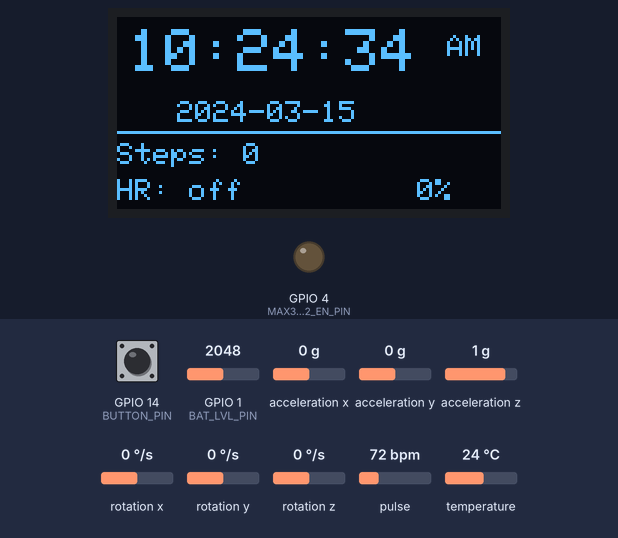
Bench run of a sketch on a simulated ESP32-S3. On the bench: 128×64 one-colour display, output pins drawn as LEDs (lit = HIGH). Inputs (shaded band) come from the test bench; at power-on: GPIO 14 (BUTTON_PIN) HIGH, pulse 72 bpm, GPIO 1 (BAT_LVL_PIN) = 2048, acceleration x 0 g, acceleration y 0 g, acceleration z 1 g, rotation x 0 °/s, rotation y 0 °/s, rotation z 0 °/s, temperature 24 °C. WiFi joins after 1.5 s; servers stay silent unless stated; the local clock reads 2024-03-15 10:24:30 at power-on unless the sketch sets it; what the sketch prints to the serial monitor is not drawn.

Above: at 5.0 s.
5.1 s: GPIO 14 (BUTTON_PIN) pulled LOW for 0.15 s
At 6.3 s:
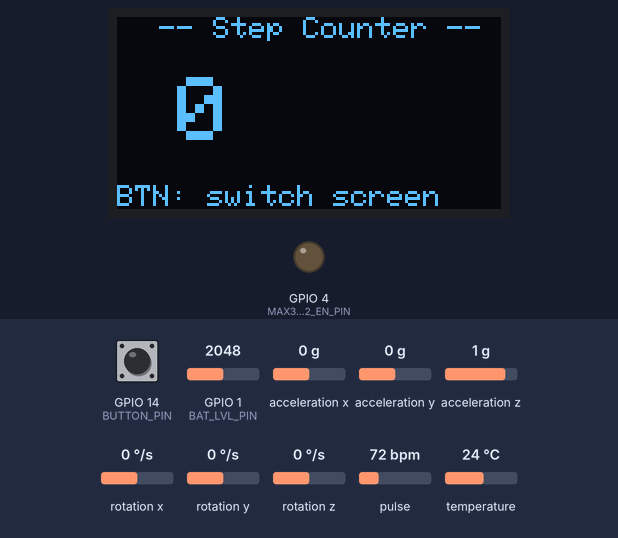
6.7 s: GPIO 14 (BUTTON_PIN) pulled LOW for 1 s
At 8.9 s:
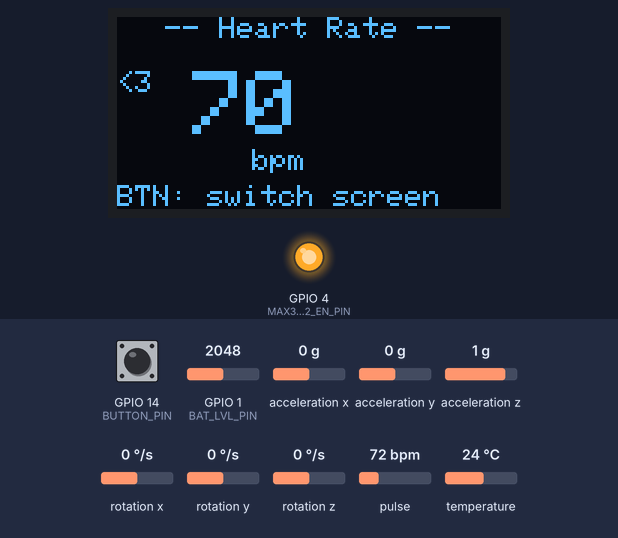
10.7 s: GPIO 14 (BUTTON_PIN) pulled LOW for 0.15 s
At 12.2 s:
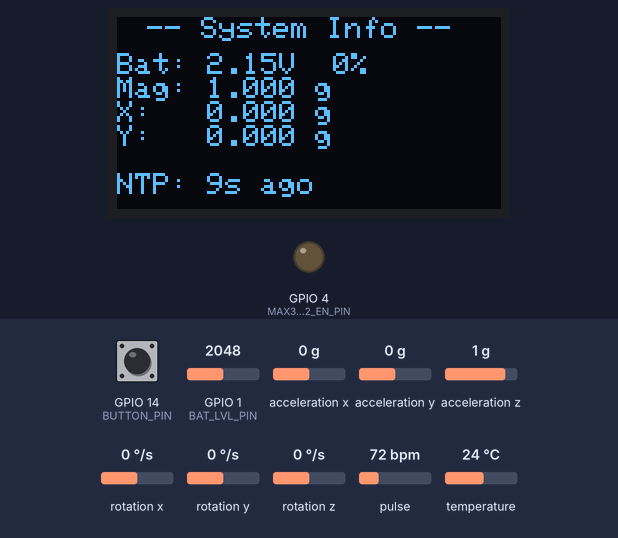
13.8 s: GPIO 14 (BUTTON_PIN) pulled LOW for 3.2 s
At 14.5 s:
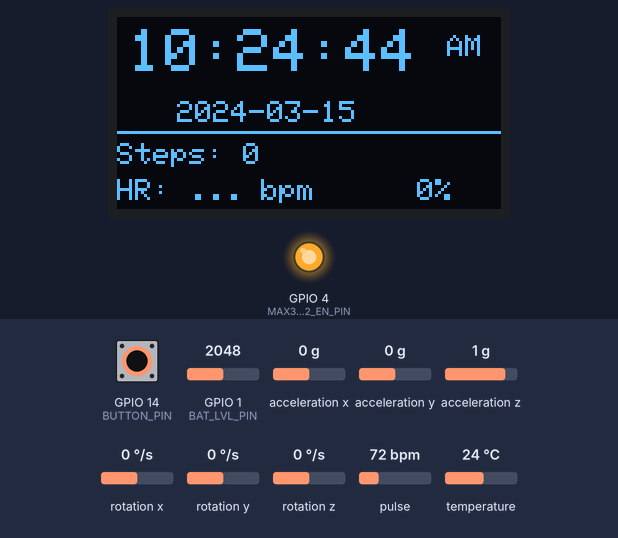
18.5 s: pulse set to 158 bpm
At 18.76 s:
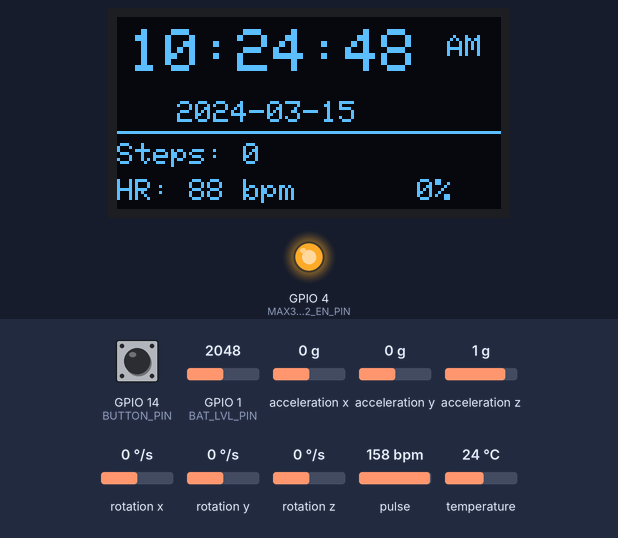
20.0 s: pulse set to 42 bpm
At 20.6 s:
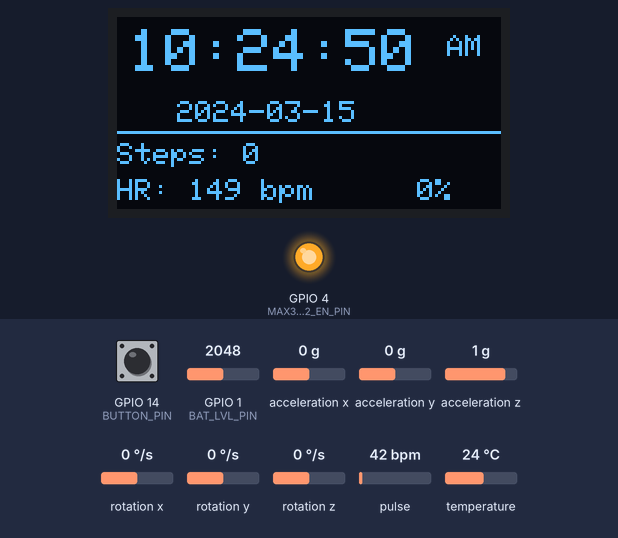
Timing chart, 0 to 22.6 s (numbered marks = the images above; inputs shaded):
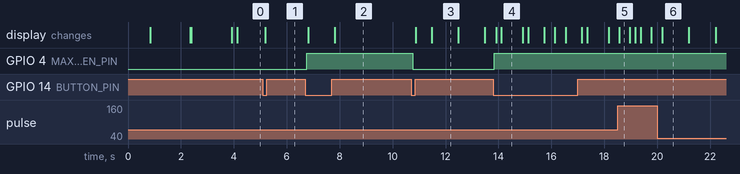

The sketch:

fitwatch_pcb_v1.ino
```cpp
// =====================================================
//  FitWatch PCB v1 Firmware
//  MCU:     ESP32-S3-WROOM-1-N16R8
//  Display: SSD1306 0.96" OLED (I2C 0x3C)
//  IMU:     MPU-6500 (I2C 0x69, AD0 HIGH)
//  HR:      MAX30102 (I2C 0x57)
//  Time:    NTP → ESP32-S3 internal RTC (no external RTC)
//  Power:   MAX30102 gated via RT9742 (GPIO4)
// =====================================================

#include <Wire.h>
#include <WiFi.h>
#include <time.h>

// OLED
#include <Adafruit_GFX.h>
#include <Adafruit_SSD1306.h>

// IMU
#include <Adafruit_MPU6050.h>
#include <Adafruit_Sensor.h>

// Heart rate
#include <MAX30105.h>
#include "heartRate.h"

// ─────────────────────────────────────────
//  WiFi credentials
// ─────────────────────────────────────────
const char* ssid     = "BillovousUpstairs";
const char* password = "Upstairs37";

// ─────────────────────────────────────────
//  NTP settings (Toronto EDT = UTC-4)
// ─────────────────────────────────────────
const char* ntpServer     = "pool.ntp.org";
const long  gmtOffset_sec = -14400;  // UTC-4 EDT
const int   daylightOffset = 0;

// ─────────────────────────────────────────
//  Pin assignments (ESP32-S3 PCB)
// ─────────────────────────────────────────
#define SDA_PIN          8   // I2C SDA
#define SCL_PIN          9   // I2C SCL
#define BUTTON_PIN      14   // Screen cycle button (active LOW)
#define MAX30102_EN_PIN  4   // RT9742 enable (HIGH = sensor on)
#define INT_HR_PIN       5   // MAX30102 interrupt
#define INT_IMU_PIN      6   // MPU-6500 interrupt
#define BAT_LVL_PIN      1   // Battery voltage divider (ADC1_CH6)

// ─────────────────────────────────────────
//  OLED (0x3C)
// ─────────────────────────────────────────
#define SCREEN_WIDTH  128
#define SCREEN_HEIGHT  64
#define OLED_RESET     -1
Adafruit_SSD1306 display(SCREEN_WIDTH, SCREEN_HEIGHT, &Wire, OLED_RESET);

// ─────────────────────────────────────────
//  IMU (0x69 — AD0 pulled HIGH on PCB)
// ─────────────────────────────────────────
Adafruit_MPU6050 mpu;

// ─────────────────────────────────────────
//  MAX30102 (0x57)
// ─────────────────────────────────────────
MAX30105 particleSensor;
bool hrSensorActive    = false;  // tracks whether sensor is powered

// Heart rate variables
const byte  HR_SAMPLE_SIZE  = 4;
byte        hrRates[HR_SAMPLE_SIZE];
byte        hrRateSpot      = 0;
long        lastBeatTime    = 0;
float       beatsPerMinute  = 0;
int         beatAvg         = 0;
bool        fingerDetected  = false;
const long  FINGER_THRESHOLD = 10000;
byte hrRateCount = 0;

// ─────────────────────────────────────────
//  Step counting
// ─────────────────────────────────────────
int           stepCount      = 0;
float         lastMagnitude  = 0;
bool          stepPending    = false;
const float   STEP_THRESHOLD = 1.8;   // g
const int     STEP_COOLDOWN  = 500;   // ms
unsigned long lastStepTime   = 0;

// ─────────────────────────────────────────
//  Midnight reset (using internal RTC)
// ─────────────────────────────────────────
int lastDay = -1;

// ─────────────────────────────────────────
//  NTP re-sync (every 24 hours)
// ─────────────────────────────────────────
unsigned long lastNTPSync = 0;
const unsigned long NTP_RESYNC_INTERVAL = 86400000UL; // 24 hours in ms

// ─────────────────────────────────────────
//  Battery
// ─────────────────────────────────────────
// Voltage divider: 330kΩ / 100kΩ → ratio 0.2325
const float DIVIDER_RATIO = 0.7674;
int batteryPercent = 0;

// ─────────────────────────────────────────
//  Button + screens
// ─────────────────────────────────────────
#define BUTTON_PIN      14
int currentScreen = 0;
// 0 = watch face
// 1 = steps
// 2 = heart rate
// 3 = battery + debug

// ─────────────────────────────────────────
//  Helper — leading zero
// ─────────────────────────────────────────
String padZero(int val) {
  return val < 10 ? "0" + String(val) : String(val);
}

// ─────────────────────────────────────────
//  Read battery voltage via ADC
// ─────────────────────────────────────────
float readBatteryVoltage() {
  pinMode(BAT_LVL_PIN, INPUT);
  analogSetPinAttenuation(BAT_LVL_PIN, ADC_11db);
  // Average 10 readings for stability
  int sum = 0;
  for (int i = 0; i < 10; i++) {
    sum += analogRead(BAT_LVL_PIN);
    delay(1);
  }
  float raw = sum / 10.0;
  float adcVoltage = (raw / 4095.0) * 3.3;
  float battVoltage = adcVoltage / DIVIDER_RATIO;
  return battVoltage;
}

void updateBatteryPercent() {
  float v = readBatteryVoltage();
  // 4.2V = 100%, 3.0V = 0%
  int pct = (int)((v - 3.0) / (4.2 - 3.0) * 100.0);
  batteryPercent = constrain(pct, 0, 100);
}

// ─────────────────────────────────────────
//  NTP sync → ESP32-S3 internal RTC
// ─────────────────────────────────────────
bool syncTimeFromNTP() {
  display.clearDisplay();
  display.setTextSize(1);
  display.setTextColor(SSD1306_WHITE);
  display.setCursor(0, 0);
  display.println("Connecting WiFi...");
  display.println(ssid);
  display.display();

  WiFi.begin(ssid, password);

  int attempts = 0;
  while (WiFi.status() != WL_CONNECTED && attempts < 20) {
    delay(500);
    attempts++;
  }

  if (WiFi.status() != WL_CONNECTED) {
    display.clearDisplay();
    display.setCursor(0, 0);
    display.println("WiFi failed.");
    display.println("No time sync.");
    display.display();
    delay(2000);
    WiFi.disconnect(true);
    WiFi.mode(WIFI_OFF);
    return false;
  }

  display.clearDisplay();
  display.setCursor(0, 0);
  display.println("WiFi connected!");
  display.println("Syncing time...");
  display.display();

  // Sync NTP → ESP32-S3 internal RTC
  configTime(gmtOffset_sec, daylightOffset, ntpServer);

  struct tm timeinfo;
  int timeout = 0;
  while (!getLocalTime(&timeinfo) && timeout < 10) {
    delay(1000);
    timeout++;
  }

  WiFi.disconnect(true);
  WiFi.mode(WIFI_OFF);

  if (timeout < 10) {
    lastNTPSync = millis();
    display.clearDisplay();
    display.setCursor(0, 0);
    display.println("Time synced!");
    display.printf("%02d:%02d:%02d",
      timeinfo.tm_hour,
      timeinfo.tm_min,
      timeinfo.tm_sec);
    display.display();
    delay(1500);
    return true;
  } else {
    display.clearDisplay();
    display.setCursor(0, 0);
    display.println("NTP timed out.");
    display.display();
    delay(1500);
    return false;
  }
}

// ─────────────────────────────────────────
//  Midnight reset using internal RTC
// ─────────────────────────────────────────
void checkMidnightReset() {
  struct tm timeinfo;
  if (!getLocalTime(&timeinfo)) return;  // skip if time not set

  if (lastDay == -1) {
    lastDay = timeinfo.tm_mday;
    return;
  }

  if (timeinfo.tm_mday != lastDay) {
    stepCount  = 0;
    beatAvg    = 0;
    lastDay    = timeinfo.tm_mday;
    Serial.println("Midnight reset — steps and HR cleared");
  }
}

// ─────────────────────────────────────────
//  MAX30102 power on/off via RT9742
// ─────────────────────────────────────────
void enableHeartSensor() {
  if (hrSensorActive) return;
  digitalWrite(MAX30102_EN_PIN, HIGH);  // enable RT9742
  delay(20);  // allow power to stabilize

  if (particleSensor.begin(Wire, I2C_SPEED_FAST)) {
    particleSensor.setup(20, 4, 2, 100, 411, 16384);
    particleSensor.setPulseAmplitudeRed(0x0A);
    particleSensor.setPulseAmplitudeGreen(0);

    // Prefill HR buffer
    for (byte i = 0; i < HR_SAMPLE_SIZE; i++) hrRates[i] = 0;
    hrRateSpot     = 0;
    beatAvg        = 0;
    beatsPerMinute = 0;
    fingerDetected = false;

    hrSensorActive = true;
    Serial.println("MAX30102 enabled");
  } else {
    Serial.println("MAX30102 failed to init after enable");
    digitalWrite(MAX30102_EN_PIN, LOW);
  }
}

void disableHeartSensor() {
  if (!hrSensorActive) return;
  particleSensor.shutDown();
  digitalWrite(MAX30102_EN_PIN, LOW);  // cut RT9742 power
  hrSensorActive = false;
  beatAvg        = 0;
  beatsPerMinute = 0;
  fingerDetected = false;
  Serial.println("MAX30102 disabled — power cut");
}

// ─────────────────────────────────────────
//  Heart rate — custom AC/DC peak detection
// ─────────────────────────────────────────
void updateHeartRate() {
  if (!hrSensorActive) return;

  long irValue = particleSensor.getIR();

  fingerDetected = irValue > FINGER_THRESHOLD;

  // No finger → reset measurement
  if (!fingerDetected) {
    beatAvg = 0;
    beatsPerMinute = 0;
    lastBeatTime = 0;
    hrRateSpot = 0;
    hrRateCount = 0;
    return;
  }

  // Check for heartbeat
  if (checkForBeat(irValue)) {
    unsigned long now = millis();

    // Ignore first beat because there is no previous beat
    if (lastBeatTime == 0) {
      lastBeatTime = now;
      return;
    }

    long delta = now - lastBeatTime;
    lastBeatTime = now;

    if (delta > 0) {
      beatsPerMinute = 60000.0 / delta;

      // Accept reasonable heart-rate measurements
      if (beatsPerMinute > 40 && beatsPerMinute < 200) {

        // Store newest real BPM
        hrRates[hrRateSpot] = (byte)beatsPerMinute;
        hrRateSpot = (hrRateSpot + 1) % HR_SAMPLE_SIZE;

        // Count valid measurements until buffer is full
        if (hrRateCount < HR_SAMPLE_SIZE) {
          hrRateCount++;
        }

        // Average only real measurements
        int sum = 0;

        for (byte i = 0; i < hrRateCount; i++) {
          sum += hrRates[i];
        }

        beatAvg = sum / hrRateCount;
      }
    }
  }
}

// ─────────────────────────────────────────
//  Step detection
// ─────────────────────────────────────────
void detectStep() {
  sensors_event_t a, g, temp;
  mpu.getEvent(&a, &g, &temp);

  float ax = a.acceleration.x / 9.81;
  float ay = a.acceleration.y / 9.81;
  float az = a.acceleration.z / 9.81;
  float magnitude = sqrt(ax*ax + ay*ay + az*az);

  unsigned long now = millis();

  if (magnitude > STEP_THRESHOLD && lastMagnitude <= STEP_THRESHOLD)
    stepPending = true;

  if (stepPending && magnitude < STEP_THRESHOLD) {
    if (now - lastStepTime > STEP_COOLDOWN) {
      stepCount++;
      lastStepTime = now;
      Serial.printf("Step! Total: %d  Mag: %.3f\n", stepCount, magnitude);
    }
    stepPending = false;
  }

  lastMagnitude = magnitude;
}

// ─────────────────────────────────────────
//  Screen 0 — Watch face
// ─────────────────────────────────────────
void drawWatchFace() {
  struct tm timeinfo;
  bool timeValid = getLocalTime(&timeinfo);

  display.clearDisplay();

  // Time
  display.setTextSize(2);
  display.setTextColor(SSD1306_WHITE);
  display.setCursor(4, 4);

  if (timeValid) {
    int hour12 = timeinfo.tm_hour % 12;
    if (hour12 == 0) hour12 = 12;
    String ampm = timeinfo.tm_hour < 12 ? "AM" : "PM";

    display.print(padZero(hour12));
    display.print(":");
    display.print(padZero(timeinfo.tm_min));
    display.print(":");
    display.print(padZero(timeinfo.tm_sec));

    display.setTextSize(1);
    display.setCursor(110, 6);
    display.print(ampm);

    // Date
    display.setCursor(20, 28);
    display.printf("%04d-%02d-%02d",
      timeinfo.tm_year + 1900,
      timeinfo.tm_mon + 1,
      timeinfo.tm_mday);
  } else {
    display.print("--:--:--");
    display.setTextSize(1);
    display.setCursor(0, 28);
    display.print("Time not set");
  }

  // Divider
  display.drawLine(0, 38, 127, 38, SSD1306_WHITE);

  // Steps
  display.setTextSize(1);
  display.setCursor(0, 42);
  display.print("Steps: ");
  display.print(stepCount);

  // Heart rate
  display.setCursor(0, 54);
  display.print("HR: ");
  if (!hrSensorActive) {
    display.print("off");
  } else if (!fingerDetected) {
    display.print("-- bpm");
  } else if (beatAvg == 0) {
    display.print("... bpm");
  } else {
    display.print(beatAvg);
    display.print(" bpm");
  }

  // Battery indicator top right
  display.setCursor(100, 54);
  display.print(batteryPercent);
  display.print("%");

  display.display();
}

// ─────────────────────────────────────────
//  Screen 1 — Step counter
// ─────────────────────────────────────────
void drawStepsScreen() {
  display.clearDisplay();
  display.setTextSize(1);
  display.setTextColor(SSD1306_WHITE);
  display.setCursor(14, 0);
  display.println("-- Step Counter --");

  display.setTextSize(3);
  display.setCursor(20, 20);
  display.print(stepCount);

  display.setTextSize(1);
  display.setCursor(0, 56);
  display.println("BTN: switch screen");
  display.display();
}

// ─────────────────────────────────────────
//  Screen 2 — Heart rate
// ─────────────────────────────────────────
void drawHeartRateScreen() {
  display.clearDisplay();
  display.setTextSize(1);
  display.setTextColor(SSD1306_WHITE);
  display.setCursor(16, 0);
  display.println("-- Heart Rate --");

  if (!hrSensorActive) {
    display.setCursor(20, 28);
    display.println("Sensor off");
  } else if (!fingerDetected) {
    display.setCursor(10, 25);
    display.println("Place finger on");
    display.setCursor(20, 37);
    display.println("the sensor");
  } else if (beatAvg == 0) {
    display.setCursor(20, 25);
    display.println("Measuring...");
    display.setCursor(10, 37);
    display.println("Hold still");
  } else {
    display.setTextSize(3);
    display.setCursor(25, 18);
    display.print(beatAvg);
    display.setTextSize(1);
    display.setCursor(45, 44);
    display.println("bpm");
    display.setCursor(0, 18);
    display.print("<3");
  }

  display.setCursor(0, 56);
  display.println("BTN: switch screen");
  display.display();
}

// ─────────────────────────────────────────
//  Screen 3 — Battery + system debug
// ─────────────────────────────────────────
void drawBatteryScreen() {
  sensors_event_t a, g, temp;
  mpu.getEvent(&a, &g, &temp);

  float ax  = a.acceleration.x / 9.81;
  float ay  = a.acceleration.y / 9.81;
  float az  = a.acceleration.z / 9.81;
  float mag = sqrt(ax*ax + ay*ay + az*az);
  float v   = readBatteryVoltage();

  display.clearDisplay();
  display.setTextSize(1);
  display.setTextColor(SSD1306_WHITE);
  display.setCursor(10, 0);
  display.println("-- System Info --");

  display.setCursor(0, 12);
  display.printf("Bat: %.2fV  %d%%\n", v, batteryPercent);
  display.printf("Mag: %.3f g\n", mag);
  display.printf("X:   %.3f g\n", ax);
  display.printf("Y:   %.3f g\n", ay);

  // Show time sync age
  unsigned long syncAge = (millis() - lastNTPSync) / 1000;
  display.setCursor(0, 52);
  if (lastNTPSync == 0) {
    display.print("NTP: never synced");
  } else {
    display.printf("NTP: %lus ago", syncAge);
  }

  display.display();
}

// ─────────────────────────────────────────
//  Periodic NTP re-sync (every 24 hours)
// ─────────────────────────────────────────
void checkNTPResync() {
  if (lastNTPSync == 0) return;  // never synced — don't try silently
  if (millis() - lastNTPSync < NTP_RESYNC_INTERVAL) return;

  Serial.println("24h NTP re-sync...");
  syncTimeFromNTP();
}

// ─────────────────────────────────────────
//  Setup
// ─────────────────────────────────────────
void setup() {
  Serial.begin(115200);

  // I2C on ESP32-S3 PCB pins
  Wire.begin(SDA_PIN, SCL_PIN);
  Wire.setClock(400000);  // 400kHz fast mode

  // MAX30102 power gate — start OFF
  pinMode(MAX30102_EN_PIN, OUTPUT);
  digitalWrite(MAX30102_EN_PIN, LOW);

  // Button
  pinMode(BUTTON_PIN, INPUT_PULLUP);

  // ── OLED ──
  if (!display.begin(SSD1306_SWITCHCAPVCC, 0x3C)) {
    Serial.println("OLED not found!");
    while (true);
  }
  display.clearDisplay();
  display.setTextColor(SSD1306_WHITE);
  display.setTextSize(1);
  display.setCursor(0, 0);
  display.println("FitWatch v1");
  display.println("Booting...");
  display.display();
  delay(500);

  // ── MPU-6500 (0x69) ──
  delay(250);
  mpu.begin(0x69);
  Wire.beginTransmission(0x69);
  byte error = Wire.endTransmission();
  if (error != 0) {
    Serial.println("MPU-6500 not found!");
    display.clearDisplay();
    display.setCursor(0, 0);
    display.println("MPU-6500 missing!");
    display.println("Check AD0 → 3.3V");
    display.display();
    while (true);
  }
  mpu.setAccelerometerRange(MPU6050_RANGE_2_G);
  mpu.setFilterBandwidth(MPU6050_BAND_21_HZ);
  Serial.println("MPU-6500 ready at 0x69");

  // ── NTP time sync ──
  // Internal RTC only — no external RTC chip on PCB
  syncTimeFromNTP();

  // ── Initial battery reading ──
  updateBatteryPercent();

  Serial.println("FitWatch boot complete.");
}

// ─────────────────────────────────────────
//  Loop
// ─────────────────────────────────────────
void loop() {
  // ── Button: cycle screens ──
  static bool lastButtonState = HIGH;
  bool buttonState = digitalRead(BUTTON_PIN);

  if (buttonState == LOW && lastButtonState == HIGH) {
    int prevScreen = currentScreen;
    currentScreen = (currentScreen + 1) % 4;
    delay(50);  // debounce

    // Power gate MAX30102 based on screen
    if (currentScreen == 2 || currentScreen == 0) {
      enableHeartSensor();   // screen 2 = heart rate → power on
    } else if (prevScreen == 2 || currentScreen == 0) {
      disableHeartSensor();  // leaving screen 2 → power off
    }
  }
  lastButtonState = buttonState;

  // ── Step detection — every loop ──
  detectStep();

  // ── Heart rate — only when sensor is on ──
  if (hrSensorActive) updateHeartRate();

  // ── Midnight reset ──
  checkMidnightReset();

  // ── NTP re-sync check ──
  checkNTPResync();

  // ── Battery update every 60 seconds ──
  static unsigned long lastBatUpdate = 0;
  if (millis() - lastBatUpdate > 60000) {
    lastBatUpdate = millis();
    updateBatteryPercent();
  }

  // ── Display update every 200ms (non-blocking) ──
  static unsigned long lastDisplay = 0;
  if (millis() - lastDisplay > 200) {
    lastDisplay = millis();
    switch (currentScreen) {
      case 0: drawWatchFace();      break;
      case 1: drawStepsScreen();    break;
      case 2: drawHeartRateScreen(); break;
      case 3: drawBatteryScreen();  break;
    }
  }
}
```

Measured:
- after the input at 5.1 s, the display: changes after 0.08 s (image 1)
- after the input at 6.7 s, GPIO 4 (MAX30102_EN_PIN): LOW → HIGH after 0.05 s; the display: first changes after 0.11 s (image 2 shows a later state)
- after the input at 10.7 s, GPIO 4 (MAX30102_EN_PIN): HIGH → LOW after 0.06 s; the display: first changes after 0.17 s (image 3 shows a later state)
- after the input at 13.8 s, GPIO 4 (MAX30102_EN_PIN): LOW → HIGH after 0.05 s; the display: first changes after 0.11 s (image 4 shows a later state)
- after the input at 18.5 s, the display: changes after 0.07 s (image 5)
- what the display in image 3 shows lasts 1.0 s, from 11.5 s to 12.5 s
- what the display in image 4 shows lasts 0.8 s, from 14.1 s to 14.9 s
